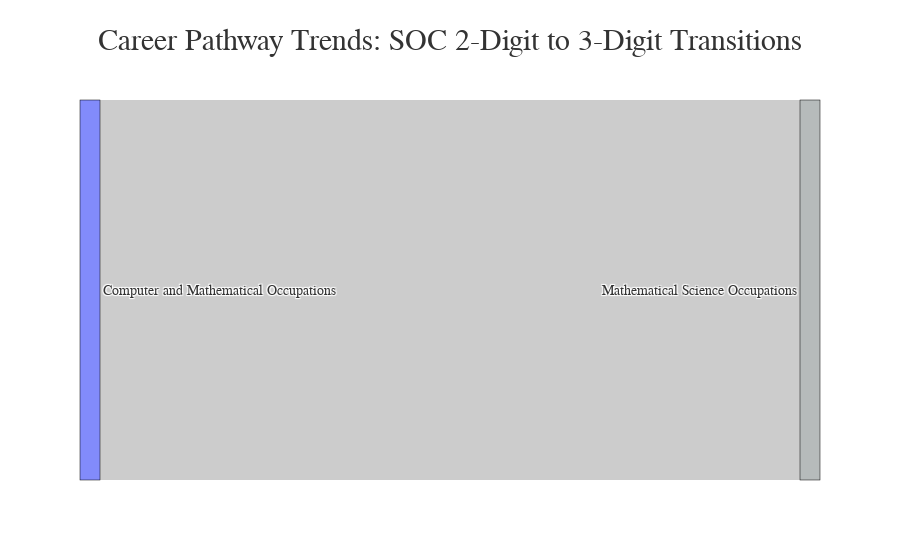

This figure's notebook cell:
### Markdown cell above
# Career Pathway Trends (Sankey Diagram)
- Visualize job transitions between different occupation levels.
- **Aggregate Data**
  - Identify career transitions between **SOC job classifications**.
- **Visualize results**
  - Create a **Sankey diagram** where:
    - **Source** = `SOC_2021_2_NAME`
    - **Target** = `SOC_2021_3_NAME`
    - **Value** = Number of transitions
  - Apply custom colors and font styles.
- **Explanation:** Write two sentences about what the graph reveals.
  -This reveals two SOC pathways: Computer and Mathematical Occupation and Mathematical Science Occupation. This shows where the two compare though it seems like there isn't much of a difference between the two.

### Code cell
# Your code for 8th question here
soc = spark.sql("""
    SELECT 
        SOC_2021_2_NAME AS Source, 
        SOC_2021_3_NAME AS Target, 
        COUNT(*) AS value
    FROM jobs
    WHERE SOC_2021_2_NAME IS NOT NULL AND SOC_2021_3_NAME IS NOT NULL
    GROUP BY SOC_2021_2_NAME, SOC_2021_3_NAME
    ORDER BY value DESC
""")

pdf8 = soc.toPandas()
labels = pd.unique(pdf8[["Source","Target"]].values.ravel())
loop = {label: i for i, label in enumerate(labels)}

pdf8["source_idx"] = pdf8["Source"].map(loop)
pdf8["target_idx"] = pdf8["Target"].map(loop)

fig8 = go.Figure(data=[go.Sankey(
    node=dict(pad=15,thickness=20,line=dict(color="black", width=0.5),label=labels),
    link=dict(source=pdf8["source_idx"],target=pdf8["target_idx"],value=pdf8["value"])
)])

fig8.update_layout(title_text="Career Pathway Trends: SOC 2-Digit to 3-Digit Transitions",
    font=dict(family="Cambria", size=14, color="#333"), template="temp")

fig8.show()

### Figure 1 — Plotly figure (JSON) as saved in the notebook; plotly's stock layout.template omitted (floating-point values rounded to 4 significant figures)
{"data": [{"link": {"source": [0], "target": [1], "value": [72454]}, "node": {"label": ["Computer and Mathematical Occupations", "Mathematical Science Occupations"], "line": {"color": "black", "width": 0.5}, "pad": 15, "thickness": 20}, "type": "sankey"}], "layout": {"font": {"color": "#333", "family": "Cambria", "size": 14}, "title": {"text": "Career Pathway Trends: SOC 2-Digit to 3-Digit Transitions"}}}
